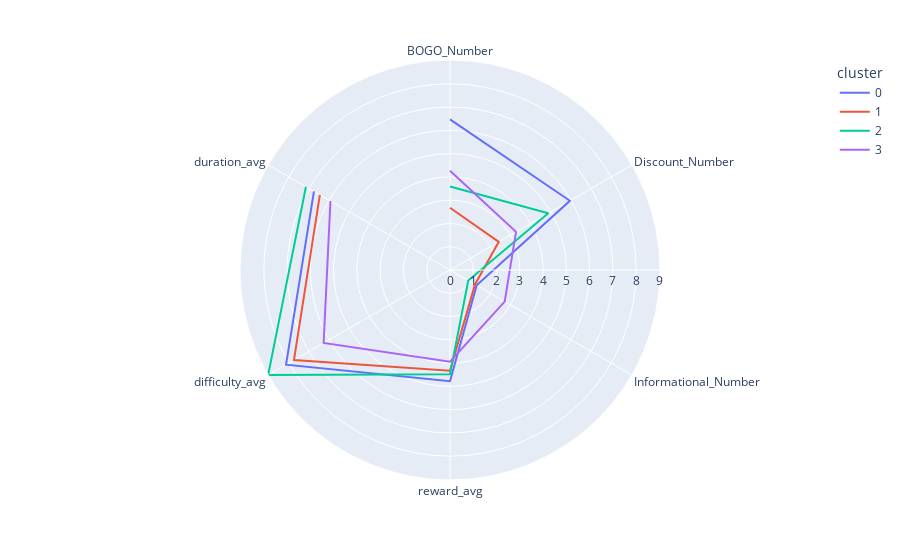

The notebook cell this image was saved under:
### Code cell
px.line_polar(A, r = 'value', theta = 'variable', color = 'cluster')

### Figure 1 — Plotly figure (JSON) as saved in the notebook; plotly's stock layout.template omitted (floating-point values rounded to 4 significant figures)
{"data": [{"hovertemplate": "cluster=0<br>value=%{r}<br>variable=%{theta}<extra></extra>", "legendgroup": "0", "line": {"color": "#636efa", "dash": "solid"}, "marker": {"symbol": "circle"}, "mode": "lines", "name": "0", "r": [6.47, 5.948, 1.322, 4.778, 8.134, 6.75], "showlegend": true, "subplot": "polar", "theta": ["BOGO_Number", "Discount_Number", "Informational_Number", "reward_avg", "difficulty_avg", "duration_avg"], "type": "scatterpolar"}, {"hovertemplate": "cluster=1<br>value=%{r}<br>variable=%{theta}<extra></extra>", "legendgroup": "1", "line": {"color": "#EF553B", "dash": "solid"}, "marker": {"symbol": "circle"}, "mode": "lines", "name": "1", "r": [2.676, 2.42, 1.24, 4.329, 7.742, 6.457], "showlegend": true, "subplot": "polar", "theta": ["BOGO_Number", "Discount_Number", "Informational_Number", "reward_avg", "difficulty_avg", "duration_avg"], "type": "scatterpolar"}, {"hovertemplate": "cluster=2<br>value=%{r}<br>variable=%{theta}<extra></extra>", "legendgroup": "2", "line": {"color": "#00cc96", "dash": "solid"}, "marker": {"symbol": "circle"}, "mode": "lines", "name": "2", "r": [3.588, 4.877, 0.9062, 4.481, 9.023, 7.148], "showlegend": true, "subplot": "polar", "theta": ["BOGO_Number", "Discount_Number", "Informational_Number", "reward_avg", "difficulty_avg", "duration_avg"], "type": "scatterpolar"}, {"hovertemplate": "cluster=3<br>value=%{r}<br>variable=%{theta}<extra></extra>", "legendgroup": "3", "line": {"color": "#ab63fa", "dash": "solid"}, "marker": {"symbol": "circle"}, "mode": "lines", "name": "3", "r": [4.268, 3.275, 2.713, 3.943, 6.27, 5.932], "showlegend": true, "subplot": "polar", "theta": ["BOGO_Number", "Discount_Number", "Informational_Number", "reward_avg", "difficulty_avg", "duration_avg"], "type": "scatterpolar"}], "layout": {"legend": {"title": {"text": "cluster"}, "tracegroupgap": 0}, "margin": {"t": 60}, "polar": {"angularaxis": {"direction": "clockwise", "rotation": 90}, "domain": {"x": [0, 1], "y": [0, 1]}}}}
